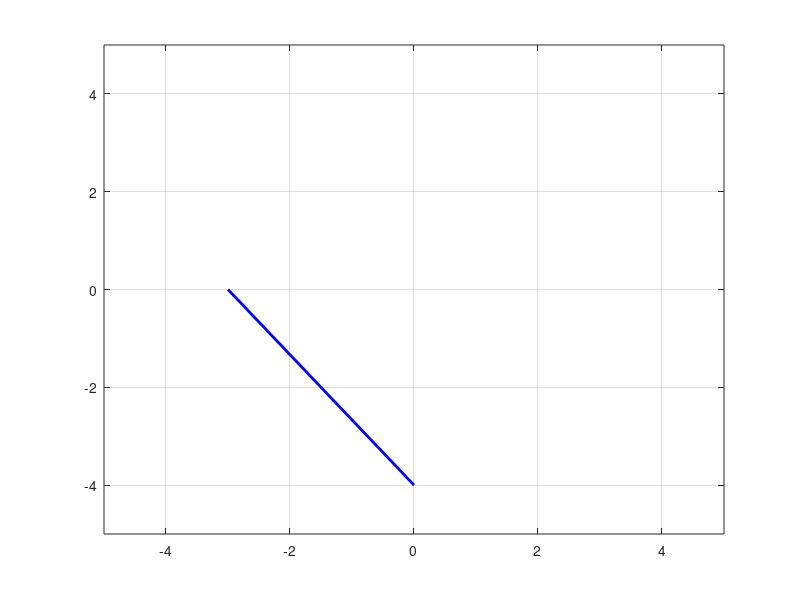
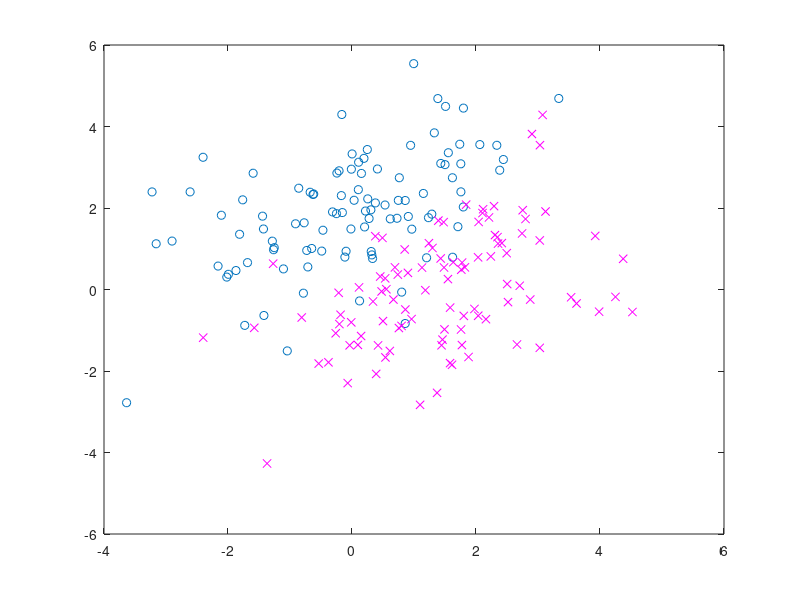

Reproduce these figures in MATLAB, in order. (Note: this script raises an error after producing the figures.)
%1
% Plot line with points from linear definition 3x + 4y + 12 = 0
hold off;
plot([0 -3], [-4 0], 'b', 'LineWidth', 2);
axis([-5 5 -5 5]);
grid on;

print -depsc f2-1.eps;

%Perpinducalar distance from the origin to the straight line above
pDistance = (-12) / sqrt(3^2 + 4^2);
% => -2.4000

%2
% distinct means for each bi-variate Gaussian density
m1 = [0 2];
m2 = [1.5 0.0];

%Identical covariance matrix
C = [2 1; 1 2];

% Generate two bi-variate Gaussian densities
N = 100;
X = randn(N, 2);
Y = randn(N, 2);

% Use cholesky transformation
X = X * chol(C);
Y = Y * chol(C);

% Shift the mean for each of the columns in the two bi-variate Gaussian
% densities
X1 = X + kron(ones(N, 1), m1);
Y1 = Y + kron(ones(N, 1), m2);

plot(X1(:, 1), X1(:, 2), 'o', Y1(:, 1), Y1(:, 2), 'mx');

print -depsc f2-2.eps;

%3
% Compute the Bayes' optimal class boundary
% Linear classifier denoted by w^t x + b <> 0
w = 2 * C^-1 * transp((m1 - m2));
b = (m1 * C^-1 * transp(m1) - m2 * C^-1 * transp(m2));

xIntercept = -b / w(2, 1);
yIntercept = -b / w(1, 1);

slope = (yIntercept - 0.00) / (0.00 - xIntercept);

% Using y = mx + b for definting new x and y points on the line
xCoord1 = -3.00;
yCoord1 = slope * xCoord1 + yIntercept;

xCoord2 = 4.00;
yCoord2 = slope * xCoord2 + yIntercept;


hold on;
% plot([xIntercept, 0], [0, yIntercept], 'b', 'LineWidth', 2);
plot([xCoord1, xCoord2], [yCoord1, yCoord2], 'b', 'LineWidth', 2);

print -depsc f2-3.eps;

% 4 The Perceptron Learning Algorithm
% X = N by 2 matrix of data
% Place the two by-matrices all in one N by 2 matrix
X2 = [X1', Y1']';
% y classlabels -1 and +1
yClassLabels = [-ones(1, 100), ones(1, 100)];

N1 = 200;
% Include columns of ones for bias term (X3 is our accumulated input matrix of examples)
% X2 is the combination of the two bi-variate Gaussian distributions
X3 = [X2 ones(N1, 1)];

% Separate into training and test sets
ii = randperm(N1);
Xtr = X3(ii(1:N1/2), :);
ytr = yClassLabels(:, ii(1:N1/2));
Xts = X3(ii(N1/2+1: N1), :);
yts = yClassLabels(:, ii(N1/2+1: N1));

% Initialize weights (This is the weight vector we are trying to learn)
w = randn(3, 1);

% Error correcting learning
eta = 0.001;
for iter=1:500
    j = ceil(rand * N1/2);
    if ( ytr(j) * Xtr(j, :) * w < 0 )
        w = w + (eta * Xtr(j, :)' * ytr(j));
    end
end

% Performance on test data
yhts = Xts * w;
disp([yts' yhts]);

percentageError = sum(find(yts .* yhts < 0))/N1/2;

xInterceptP = -w(3, 1) / w(2, 1);
yInterceptP = -w(3, 1) / w(1, 1);

hold on;
plot([xInterceptP 0], [0 yInterceptP], 'g', 'LineWidth', 2);